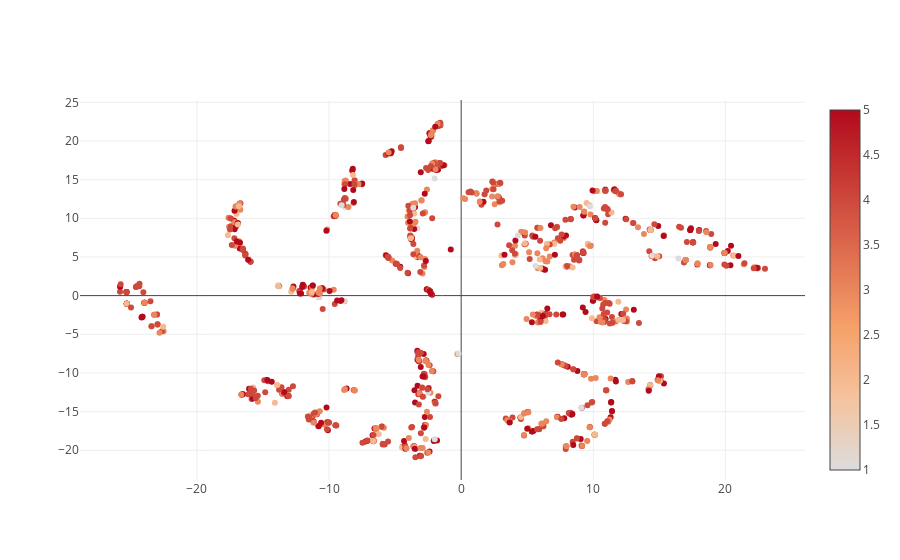

Write notebook code for a chart like this one.
### Code cell
trace0 = go.Scatter(
    x = Y[:, 0], 
    y = Y[:, 1],
     mode='markers',
    marker=dict(
        color = merge2.loc[0:1000,'rating'],
        showscale=True,
        colorscale='',
    )
)

data = [trace0]

plot.iplot(data)

### Figure 1 — Plotly figure (JSON) as saved in the notebook; plotly's stock layout.template omitted (floating-point values rounded to 4 significant figures; data arrays with more than 128 entries replaced by an {"elided": "..."} marker saying what was removed)
{"data": [{"marker": {"color": {"elided": "1001 int values"}, "colorscale": "", "showscale": true}, "mode": "markers", "type": "scatter", "x": {"elided": "1001 float values"}, "y": {"elided": "1001 float values"}}], "layout": {}}
